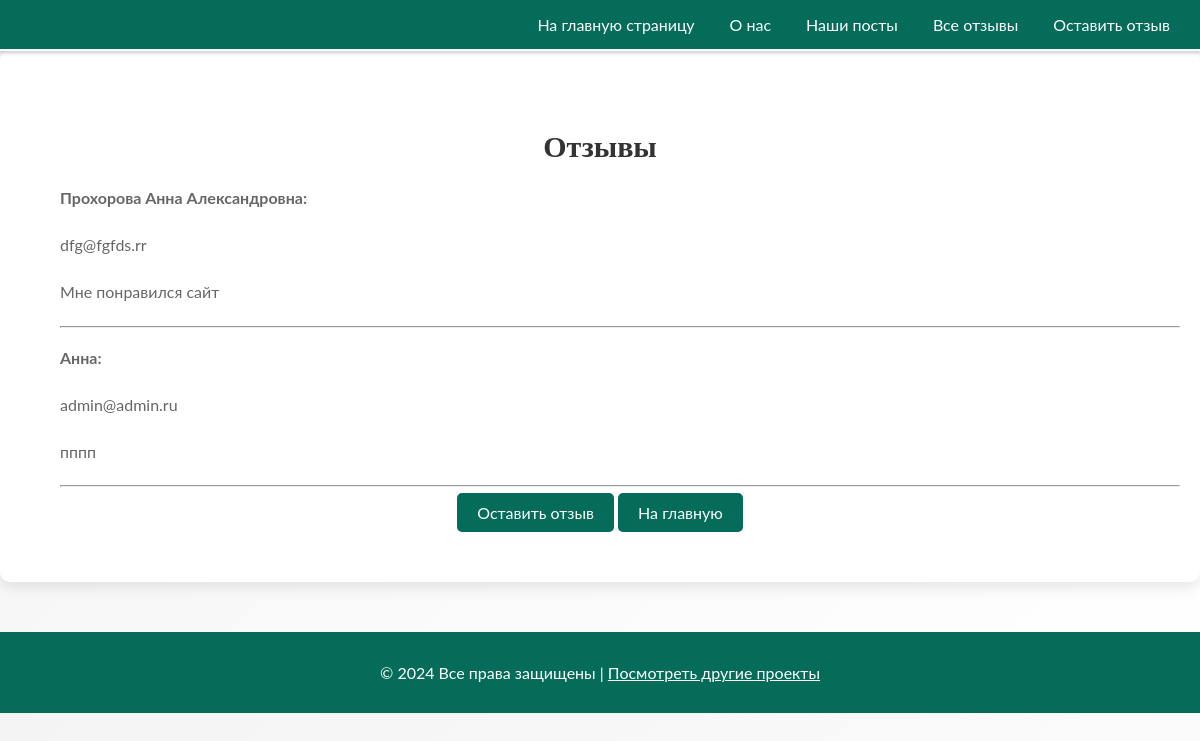
Page /feedback_list/ on the committed database.
### posts/models.py (models this page shows, shortened)
class Feedback(models.Model):
    full_name = models.CharField(max_length=255, blank=False)
    email = models.EmailField(blank=False)
    review_text = models.TextField(blank=False)
    is_checked = models.BooleanField(default=False)

### posts/views.py (the view)
# urls.py: path('feedback_list/', feedback_list, name='feedback_list'),  # Все отзывы
def feedback_list(request):
    feedbacks = Feedback.objects.filter(is_checked=True).order_by('-id')  # Только проверенные отзывы
    context = {'feedbacks': feedbacks}
    return render(request, 'feedback_list.html', context)

### templates/feedback_list.html (shortened to what this page needs)
{% extends 'base.html' %}
{% block content %}
<div class="about-section">
<h1>Отзывы</h1>
    <ul>
        {% for feedback in feedbacks %}
            <p><strong>{{ feedback.full_name }}:</strong></p>
            <p>{{ feedback.email}}</p>
            <p>{{ feedback.review_text }}</p>
            <hr>
        {% endfor %}
    </ul>
    <a href="{% url 'leave_feedback' %}" class="btn">Оставить отзыв</a>
    <a href="{% url 'home' %}" class="btn">На главную</a>
</div>
{% endblock %}

### static/css/style.css (style rules this page uses)
html, body { font-family: 'Lato', sans-serif; background: linear-gradient(135deg, #f4f4f4, #ffffff); color: #666; width: 100%; margin: 0; padding: 0; box-sizing: border-box; }
.about-section { text-align: center; background: #fff; padding: 60px 20px; border-radius: 10px; box-shadow: 0px 5px 15px rgba(0, 0, 0, 0.1); }
.about-section h1 { font-family: 'Righteous', cursive; font-size: 30px; color: #333; margin-bottom: 20px; }
.about-section p { color: #666; font-size: 16px; line-height: 1.7; margin-bottom: 20px; text-align: justify; }
.about-section .btn { padding: 10px 20px; background: #046c58; color: #fff; text-decoration: none; border-radius: 5px; font-size: 16px; transition: all 0.3s ease; }

### rows in the picture
Feedback: full_name "Прохорова Анна Александровна", email "dfg@fgfds.rr", review_text "Мне понравился сайт"
Feedback: full_name "Анна", email "admin@admin.ru", review_text "пппп"
